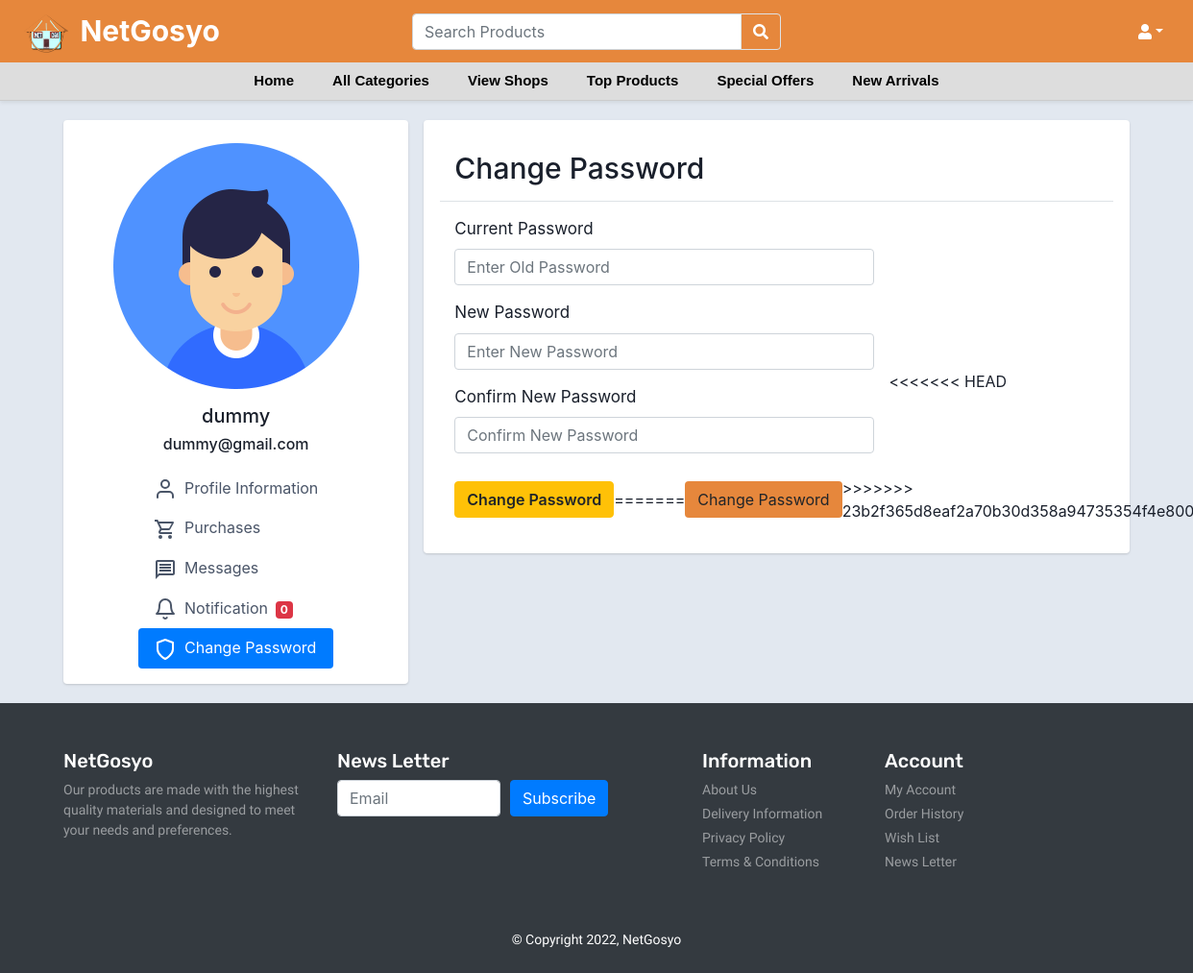
Before: /Profile_changepass.php with the older database file.
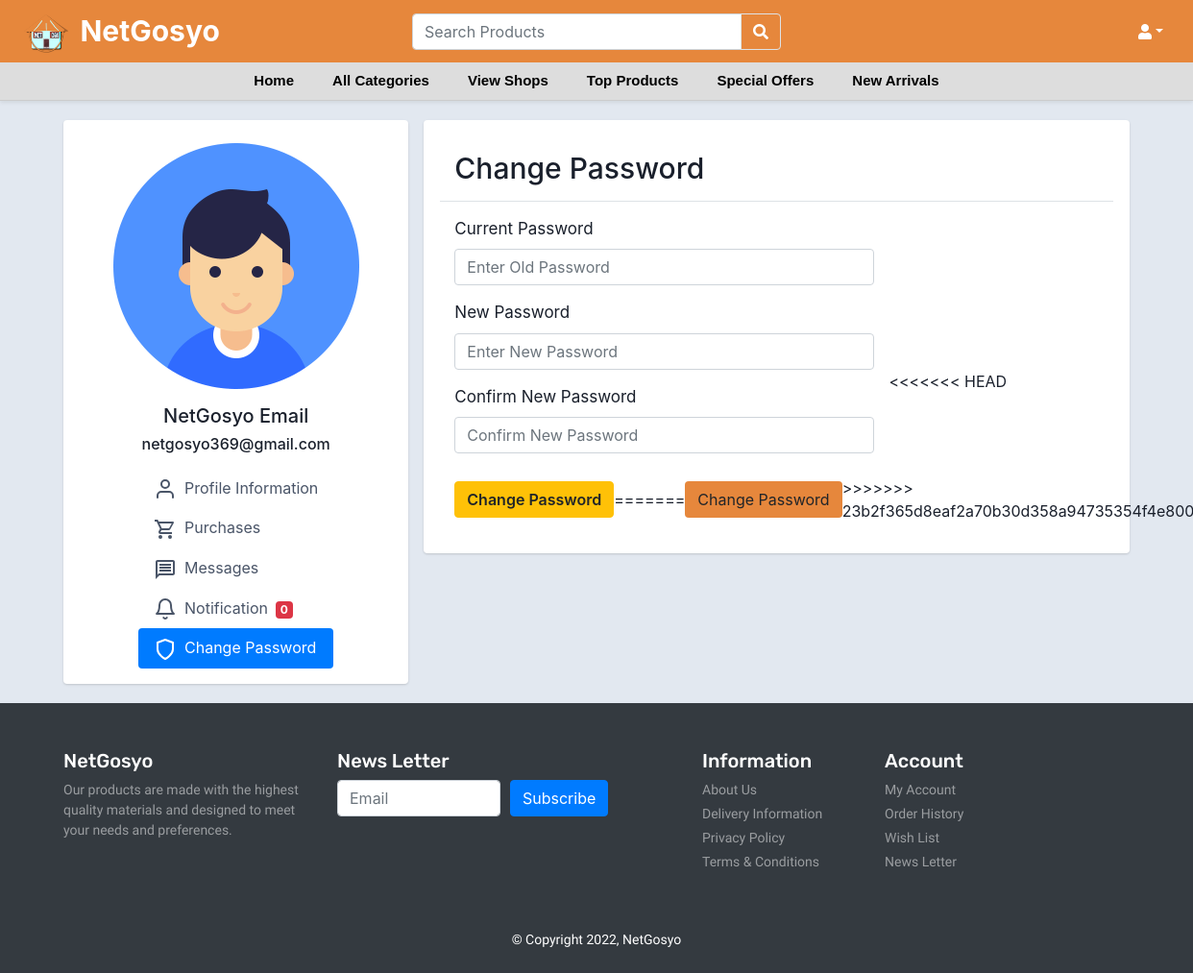
After: the same page with the newer database file.
### tables this page shows
CREATE TABLE `user_form` (
  `id` int(100) NOT NULL,
  `fullname` varchar(100) NOT NULL,
  `email` varchar(100) NOT NULL,
  `username` varchar(255) NOT NULL,
  `password` varchar(100) NOT NULL,
  `phonenumber` varchar(255) NOT NULL,
  `address` varchar(255) NOT NULL,
  `dateofbirth` varchar(255) NOT NULL,
  `gender` varchar(255) NOT NULL,
  `image` varchar(255) NOT NULL,
  `shopname` varchar(250) NOT NULL DEFAULT 'user',
  `vkey` varchar(50) NOT NULL,
  `verified` tinyint(1) NOT NULL DEFAULT 0,
  `register_date` timestamp NOT NULL DEFAULT current_timestamp() ON UPDATE current_timestamp()
);

### Profile_changepass.php (the view, shortened to what the changed rows need)
<?php
include('header.php');
include('config.php');
$findresult = mysqli_query($conn, "SELECT * FROM user_form WHERE id = '$user_id'");
if ($res = mysqli_fetch_array($findresult)) {
	$fullname = $res['fullname'];
	$email = $res['email'];
	$image = $res['image'];
}
?>
<!DOCTYPE html>
<html lang="en">
<head>
    <link rel="stylesheet" href="https://cdn.datatables.net/1.13.5/css/jquery.dataTables.css" />
    <link rel="stylesheet" href="https://cdn.datatables.net/1.13.5/css/jquery.dataTables.min.css" />
    <link href="https://cdn.jsdelivr.net/npm/bootstrap@4.4.1/dist/css/bootstrap.min.css" rel="stylesheet">
</head>
<body>
    <div class="container">
        <div class="row gutters-sm">
            <div class="col-md-4 d-none d-md-block">
                <div class="card">
                    <div class="card-body">
                        <div style="text-align: center;" class="mt-2 mb-3">
                            <?php if ($image == NULL) {
                                    echo '<img src="user_profile/profile_587153058.png" class="img-fluid">';
                                } else {
                                    echo '<img src="user-profiles/' . $image . '" class="rounded-circle img-fluid " style="height:150px; width: 150px; box-shadow: 1px 1px 5px #333333;">';
                                }
                            ?>
                            <h5 style="text-align: center;" class="mt-3"><?php echo $fullname; ?></h5>
                            <h6 style="text-align: center;"> <?php echo $email; ?></h6>
                        </div>
                    </div>
                </div>
            </div>
        </div>
    </div>
</body>
</html>
<?php
include('footer.php');
?>

Changed rows visible on the page:
changed user_form: fullname "dummy" → "NetGosyo Email"; email "dummy@gmail.com" → "netgosyo369@gmail.com"
